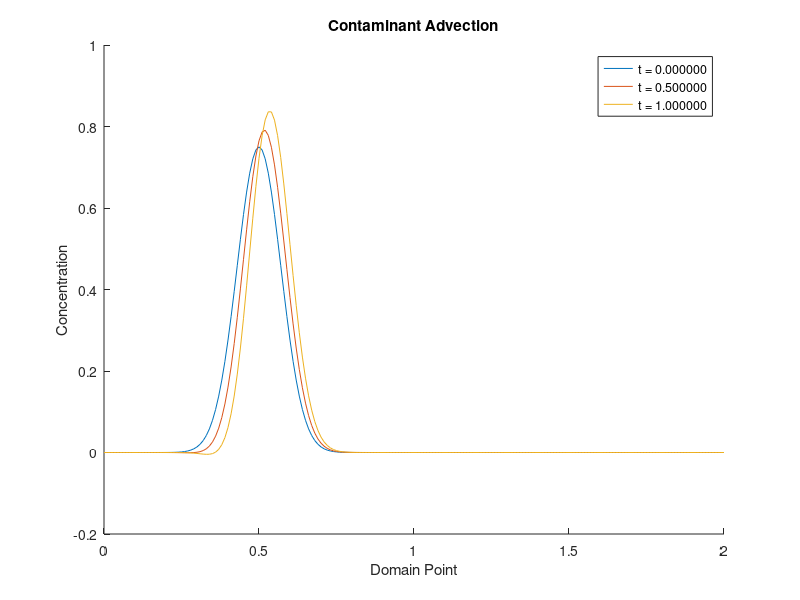

Recreate this plot in MATLAB.
 function Advection()  
        x_start = 0;
        x_step  = 0.01; % delta x
        x_end   = 2;
    
        t_start = 0;
        t_step = 0.5; % delta t
        t_end = 1;
        
        xVals = x_start : x_step : x_end;
        tVals = t_start : t_step : t_end;
        
        c = zeros(length(xVals), length(tVals));
        v = 1;
                        
        dxdt = x_step / t_step;
        delta_v   = -v * dxdt;
        
        % c_t -> t = 0 (c_0)
        
        % Initial condition
        for x = 1 : length(xVals)
            c_0 = 0.75 * exp(-((xVals(x) - 0.5)/0.1)^2);
            c(x, 1) = c_0;
        end
        

        
        for t = 1 : length(tVals)-1
            for x = 2 : length(xVals)-1
                c(x, t+1) = delta_v * ((c(x + 1, t) - c(x, t)) / x_step) + c(x, t);
            end
        end
        
        figure();        
        title('Contaminant Advection');
        hold on;
        
        for t = 1 : length(tVals)
            plot(xVals, c(:, t));

            xlabel('Domain Point'); 
            ylabel('Concentration'); 
        end

        legend(cellstr(num2str(tVals', 't = %f')));
        
        hold off;
    end
